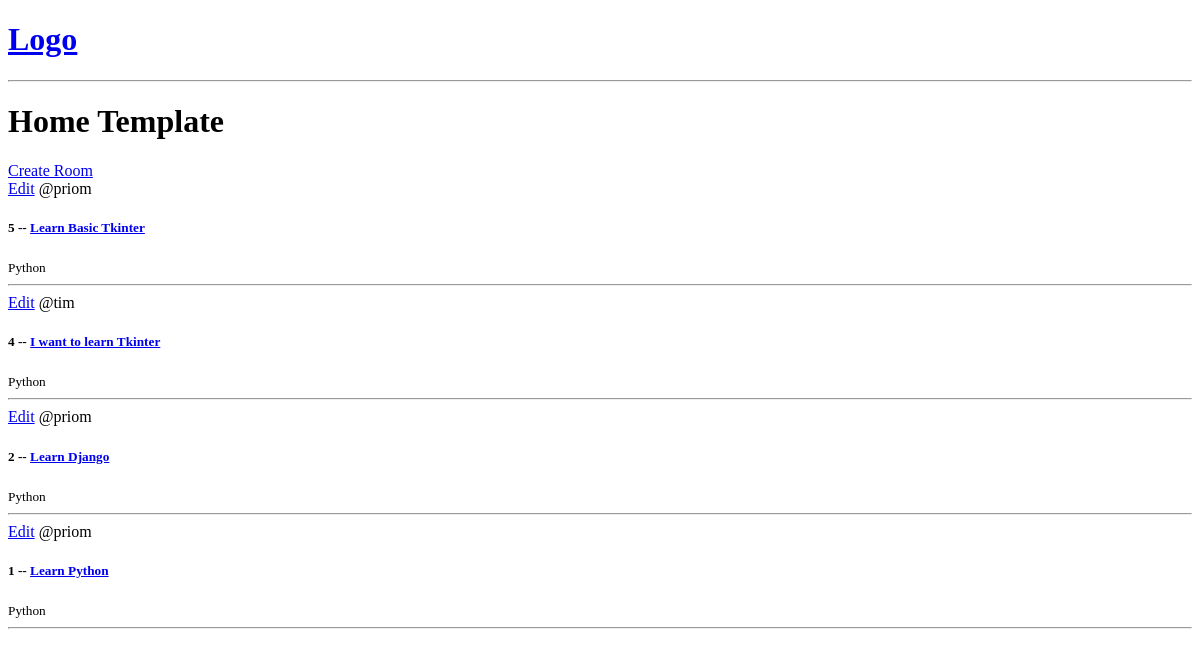
Before: / with the older database file.
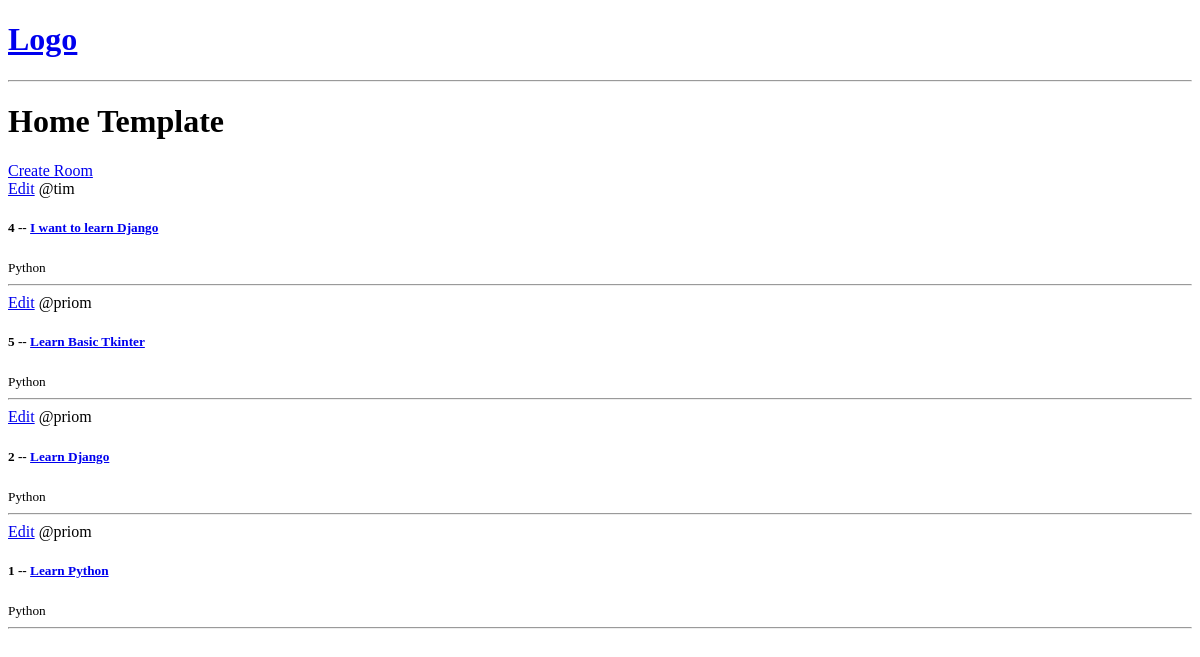
After: the same page with the newer database file.
### base/models.py (models this page shows, shortened)
class Room(models.Model):
    host =models.ForeignKey(User, on_delete=models.SET_NULL, null=True)
    topic = models.ForeignKey(Topic, on_delete=models.SET_NULL, null=True)
    name = models.CharField(max_length=200)
    description = models.TextField(null=True, blank=True)
    updated = models.DateTimeField(auto_now=True)
    created = models.DateTimeField(auto_now_add=True)
    class Meta:
        ordering = ['-updated', '-created']

class Topic(models.Model):
    name = models.CharField(max_length=200)

### base/views.py (the view)
# urls.py: path('', views.home, name="home"),
def home(request):
    rooms = Room.objects.all()
    context = {'room':rooms}
    return render(request, 'base/home.html', context)

### base/templates/base/home.html
{% extends 'main.html' %}
{% block content %}
<h1> Home Template</h1>
<div>
    <a href="{% url 'create-room' %}">Create Room</a>
    <div>
        {% for rooms in room %}
        <div>
            <a href="{% url 'update-room' rooms.id %}">Edit</a>
            <span>@{{rooms.host.username}}</span>
            <h5>{{rooms.id}} -- <a href="{% url 'room' rooms.id %}">{{rooms.name}}</a></h5>
            <small>{{rooms.topic.name}}</small>
            <hr>
        </div>
        {% endfor %}
    </div>
</div>
{% endblock content %}

Changed rows visible on the page:
changed Room "tim": name "I want to learn Tkinter" → "I want to learn Django"; moves up the list
